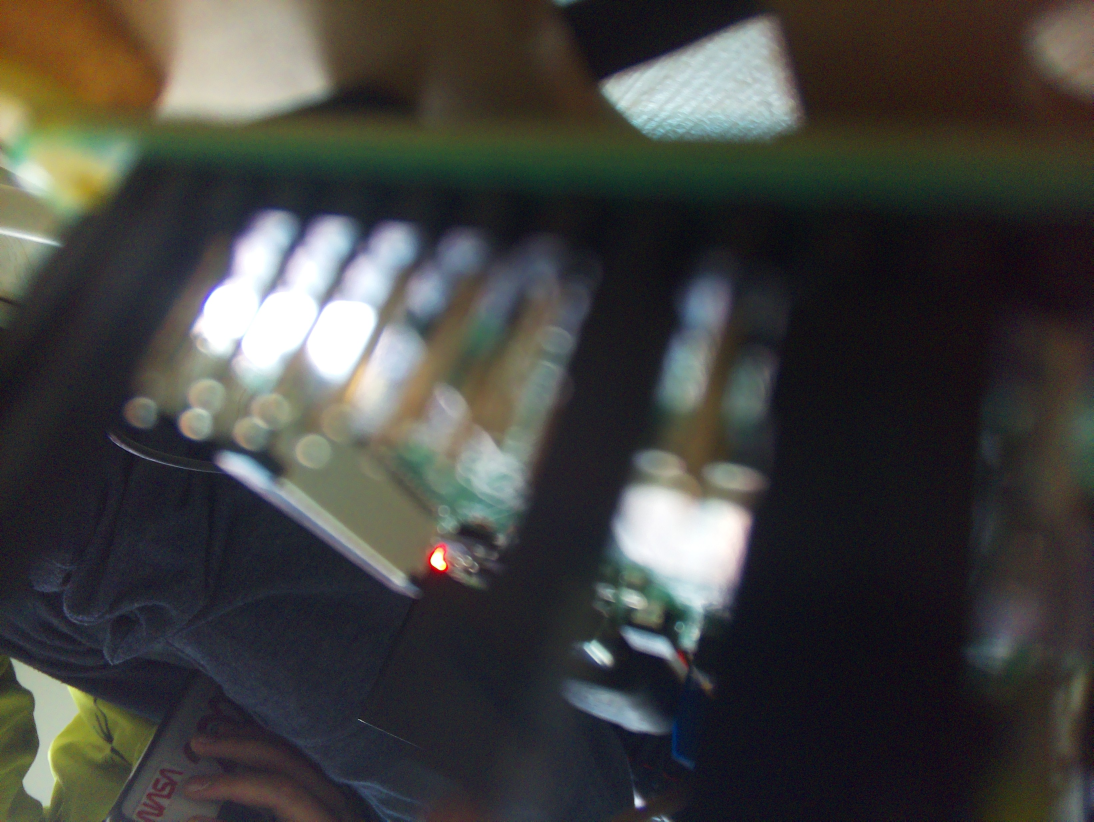
#> input picture NUVU/foto.jpg, 3280 x 2464 px, given in place of the camera (shown at 1/3 size)
$ python color_follower.py
#> lines starting #> are read from the running program, lines starting #| are printed output that depends on the picture; after the words box and inside, x2 and y2 are one past the last pixel; in counts of white or black regions, pixels touching at a corner belong together
import RPi.GPIO as GPIO
import cv2
import numpy as np
import time
# ===================
# CONFIGURACIÓN HARDWARE
# ===================
# Pines del Motor L298N
IN1 = 19
IN2 = 13
IN3 = 6
IN4 = 5
ENA = 26
ENB = 11
# Configuración de la cámara
CAMERA_WIDTH = 640
CAMERA_HEIGHT = 480
# Rango de colores (HSV) para verde y rojo
COLOR_RANGES = {
    "verde": [(40, 50, 50), (80, 255, 255)],  # Ajusta según iluminación
    "rojo": [(0, 50, 50), (10, 255, 255), (170, 50, 50), (180, 255, 255)]
}
# Velocidad de los motores
MAX_SPEED = 60  # Velocidad base (0-100%)
# ===================
# FUNCIONES PRINCIPALES
# ===================
def setup():
    GPIO.setmode(GPIO.BCM)
    GPIO.setup([IN1, IN2, IN3, IN4, ENA, ENB], GPIO.OUT)
    global pwm_a, pwm_b
    pwm_a = GPIO.PWM(ENA, 1000)
    pwm_b = GPIO.PWM(ENB, 1000)
    pwm_a.start(0)
    pwm_b.start(0)
def detectar_color(frame, color):
    """Detecta el color en el frame y devuelve el centro del objeto."""
    hsv = cv2.cvtColor(frame, cv2.COLOR_BGR2HSV)
    if color == "rojo":
        mask1 = cv2.inRange(hsv, np.array(COLOR_RANGES["rojo"][0]), np.array(COLOR_RANGES["rojo"][1]))
        mask2 = cv2.inRange(hsv, np.array(COLOR_RANGES["rojo"][2]), np.array(COLOR_RANGES["rojo"][3]))
        mask = cv2.bitwise_or(mask1, mask2)
    else:
        mask = cv2.inRange(hsv, np.array(COLOR_RANGES[color][0]), np.array(COLOR_RANGES[color][1]))
    mask = cv2.erode(mask, None, iterations=2)
    mask = cv2.dilate(mask, None, iterations=2)
    contours, _ = cv2.findContours(mask, cv2.RETR_EXTERNAL, cv2.CHAIN_APPROX_SIMPLE)
    if contours:
        largest_contour = max(contours, key=cv2.contourArea)
        if cv2.contourArea(largest_contour) > 500:  # Ajustar tamaño mínimo
            M = cv2.moments(largest_contour)
            if M["m00"] > 0:
                cx = int(M["m10"] / M["m00"])
                cy = int(M["m01"] / M["m00"])
                return cx, cy
    return None
def mover_motores(cx, frame_width):
    """Controla los motores para mover hacia el objeto."""
    error = cx - frame_width // 2
    correction = error / (frame_width // 2) * MAX_SPEED
    left_speed = MAX_SPEED - correction
    right_speed = MAX_SPEED + correction
    # Ajustar velocidad de motores
    GPIO.output(IN1, GPIO.HIGH if left_speed > 0 else GPIO.LOW)
    GPIO.output(IN2, GPIO.LOW if left_speed > 0 else GPIO.HIGH)
    pwm_a.ChangeDutyCycle(min(MAX_SPEED, abs(left_speed)))
    GPIO.output(IN3, GPIO.HIGH if right_speed > 0 else GPIO.LOW)
    GPIO.output(IN4, GPIO.LOW if right_speed > 0 else GPIO.HIGH)
    pwm_b.ChangeDutyCycle(min(MAX_SPEED, abs(right_speed)))
# ===================
# PROGRAMA PRINCIPAL
# ===================
def main():
    setup()
    cap = cv2.VideoCapture(0)
    cap.set(cv2.CAP_PROP_FRAME_WIDTH, CAMERA_WIDTH)
    cap.set(cv2.CAP_PROP_FRAME_HEIGHT, CAMERA_HEIGHT)
    try:
        while True:
            ret, frame = cap.read()
#> frame is the input picture: shape (2464, 3280, 3); mean B, G, R 63.3, 65.8, 66.3
            if not ret:
                break
            # Detectar colores
            for color in COLOR_RANGES.keys():
                center = detectar_color(frame, color)
                if center:
                    cx, cy = center
                    print(f"Color detectado: {color} en posición {cx}, {cy}")
                    mover_motores(cx, CAMERA_WIDTH)
                    break
            else:
                # Detener motores si no se detecta color
                pwm_a.ChangeDutyCycle(0)
                pwm_b.ChangeDutyCycle(0)
#> this loop made 1 pass
#| Color detectado: verde en posición 1543, 472
#> pass 1, in detectar_color, `mask = cv2.inRange(hsv, np.array(COLOR_RANGES[color][0]), np.array(COL..`:
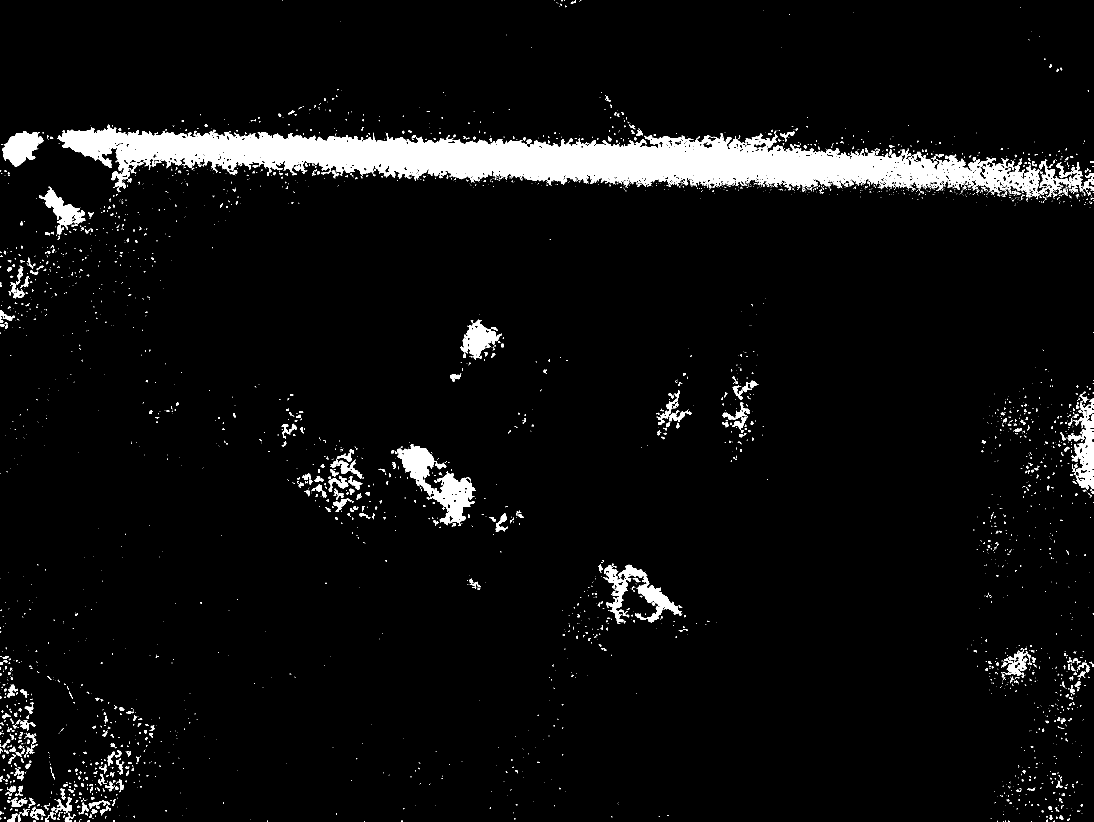
#> mask: shape (2464, 3280) (shown at 1/3 size); 5% white; 3880 white regions (3165 under 20 px), largest, box (x1, y1, x2, y2) and area: (172, 374, 3120, 590) 267338, (1192, 1332, 1427, 1574) 18459, (3203, 1196, 3280, 1468) 8651
#> pass 1, in detectar_color, `mask = cv2.erode(mask, None, iterations=2)`:
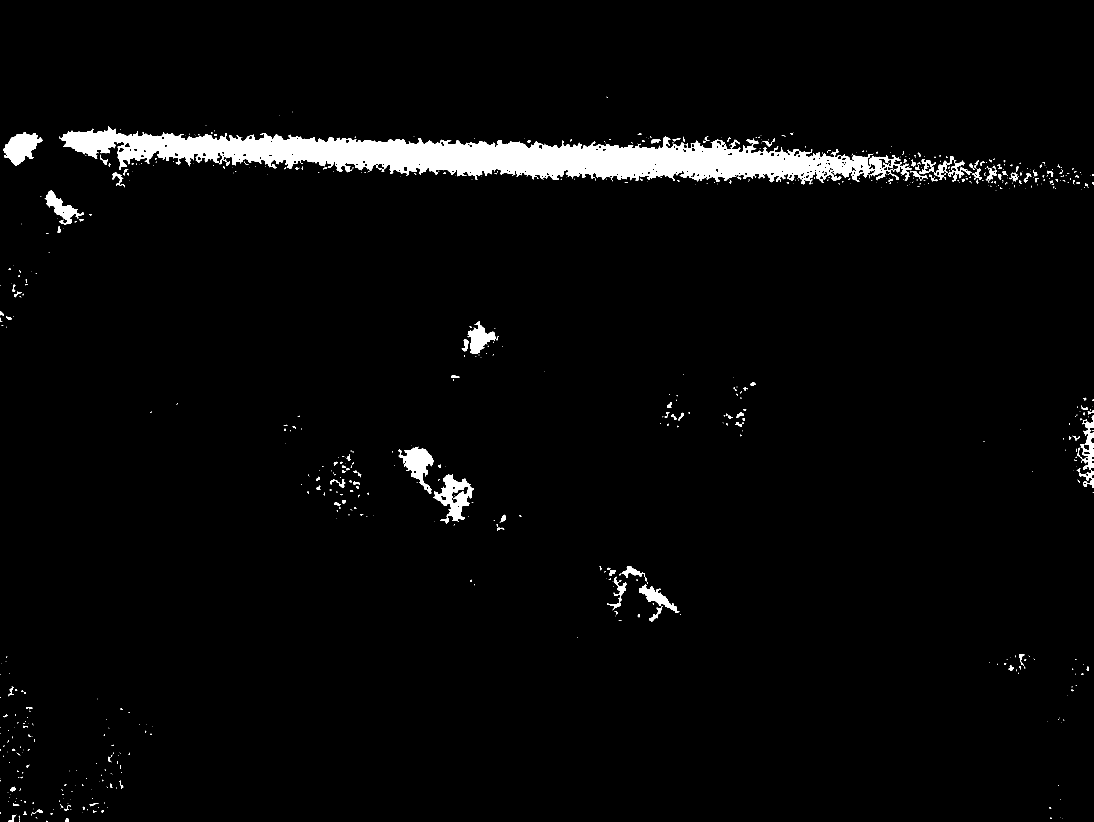
#> mask: shape (2464, 3280) (shown at 1/3 size); 3% white; 751 white regions (563 under 20 px), largest, box (x1, y1, x2, y2) and area: (178, 379, 2735, 554) 187751, (1299, 1422, 1422, 1570) 7305, (10, 396, 127, 498) 6603
#> pass 1, in detectar_color, `mask = cv2.dilate(mask, None, iterations=2)`:
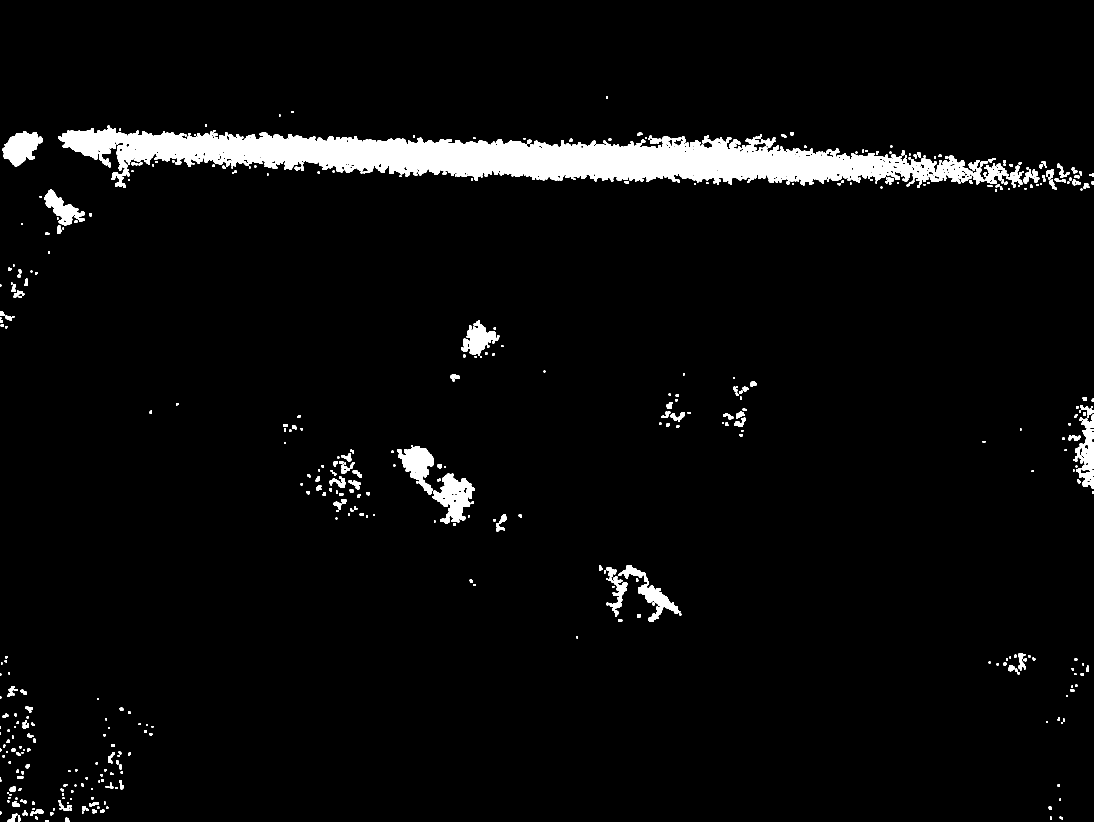
#> mask: shape (2464, 3280) (shown at 1/3 size); 4.1% white; 497 white regions (3 under 20 px), largest, box (x1, y1, x2, y2) and area: (176, 377, 2953, 556) 234634, (1297, 1420, 1424, 1572) 9715, (1192, 1338, 1302, 1484) 7729
            # Mostrar imagen (opcional)
            cv2.imshow("Detección de color", frame)
            if cv2.waitKey(1) == ord("q"):
#> (key q is pressed here)
                break
    except KeyboardInterrupt:
        pass
    finally:
        cap.release()
        cv2.destroyAllWindows()
        GPIO.cleanup()
if __name__ == "__main__":
    main()
